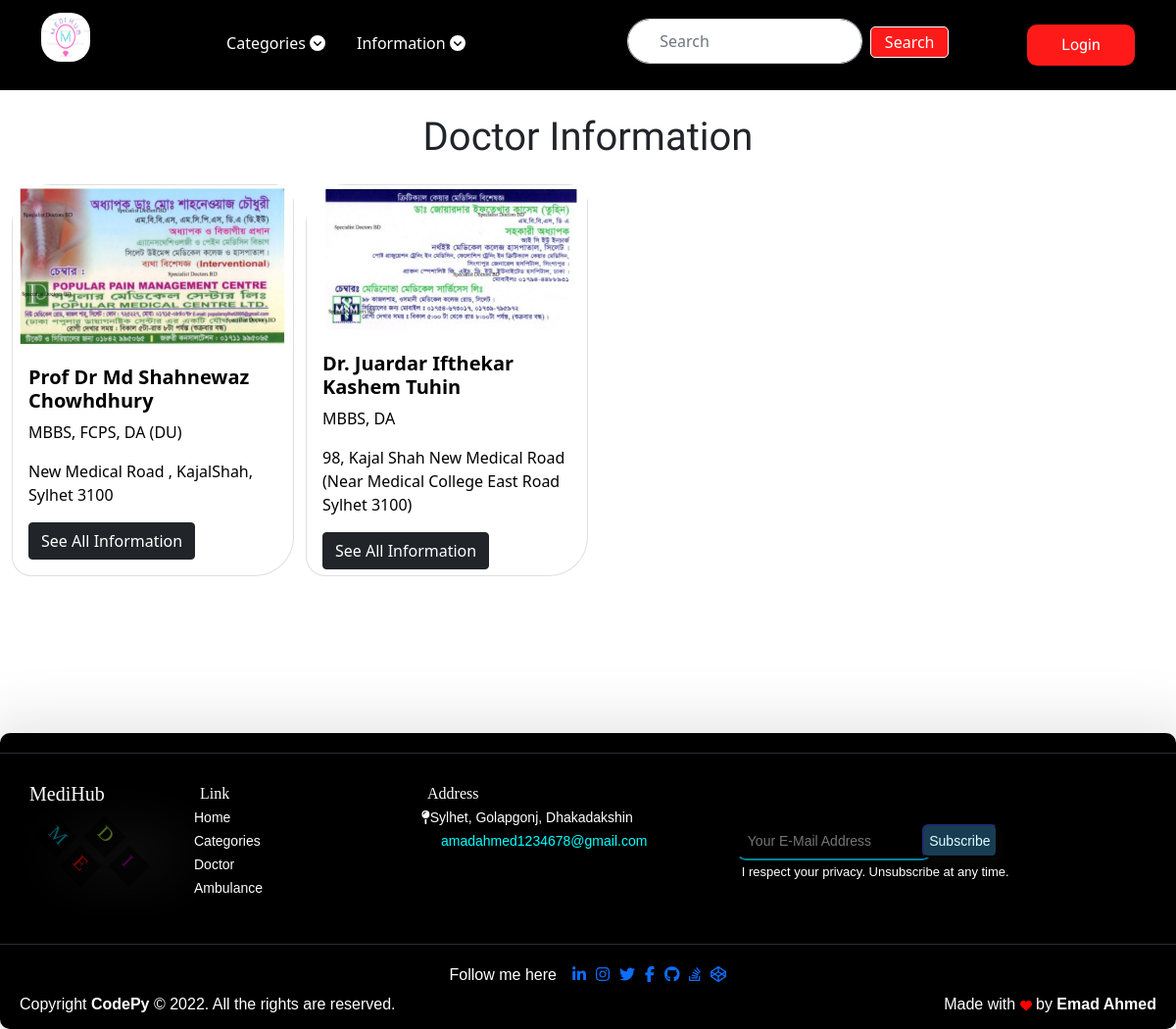
Screenshot of /doctor/ with the database file from the repository.
### app/models.py (models this page shows, shortened)
class DoctorInfo(models.Model):
    name = models.CharField(max_length=100)
    qualification = models.CharField(max_length=200)
    specialist = models.CharField(max_length=200, blank=True)
    chamber = models.CharField(max_length=300)
    chamber_address = models.CharField(max_length=300)
    serial_number = models.CharField(max_length=50)
    visiting_hour = models.CharField(max_length=200)
    new_patient_fee = models.IntegerField(blank=True, null=True)
    old_patient_fee = models.IntegerField(blank=True, null=True)
    report_checking_fee = models.IntegerField(blank=True,  null=True)
    doctor_img = models.ImageField(
        upload_to='doctorimg',  blank=True, null=True)
    city = models.CharField(
        max_length=50, choices=STATE_CHOICES, default="Dhaka")

### app/views.py (the view)
# urls.py: path('doctor/', views.doctor, name='doctor'),
def doctor(request):
    doctor_info = DoctorInfo.objects.all()
    if request.user.is_authenticated:
        cart = Cart.objects.filter(user=request.user)
        return render(request, 'app/doctor.html', {'tcart': cart, 'doctor_info': doctor_info})
    return render(request, 'app/doctor.html', {'doctor_info': doctor_info})

### app/templates/app/doctor.html (shortened to what this page needs)
{% extends 'app/base.html' %} <br />
{% load static %} <br />
{% block main-content %}
<div class="container-fluid">
  <h1 class="text-center text-dark mt-4 mb-4">Doctor Information</h1>
  <div class="row">
    {% for doctor in doctor_info %}
    <div class="col-lg-3">
      <div class="card" style="width: 18rem; height: 25rem">
        <img src="{{doctor.doctor_img.url}}" class="card-img-top" alt="..." />
        <div class="card-body">
          <h5 class="card-title fw-bold">{{doctor.name}}</h5>
          <p class="card-text textp">{{doctor.qualification}}</p>
          <p>{{doctor.chamber_address}}</p>
          <a
            href="{% url 'doctor_details' doctor.id %}"
            class="btn btn-dark border-1"
            >See All Information</a
          >
        </div>
      </div>
    </div>
    {% endfor %}
  </div>
</div>
{% endblock main-content %}

### app/static/app/css/main.css (style rules this page uses)
body { background-color: white; }

### app/static/app/css/style.css (style rules this page uses)
h1 { font-family: 'Roboto Condensed', sans-serif; }

### app/templates/app/doctor.html (style rules this page uses)
body { background: white; }
.card { color: black; border-radius: 40px 20px 40px 20px; background: #ffffff; }

### rows the page displays
DoctorInfo: doctor_img (picture), name "Prof Dr Md Shahnewaz Chowhdhury", qualification "MBBS, FCPS, DA (DU)", chamber_address "New Medical Road , KajalShah, Sylhet 3100"
DoctorInfo: doctor_img (picture), name "Dr. Juardar Ifthekar Kashem Tuhin", qualification "MBBS, DA", chamber_address "98, Kajal Shah New Medical Road (Near Medical College East Road Sylhet 3100)"
